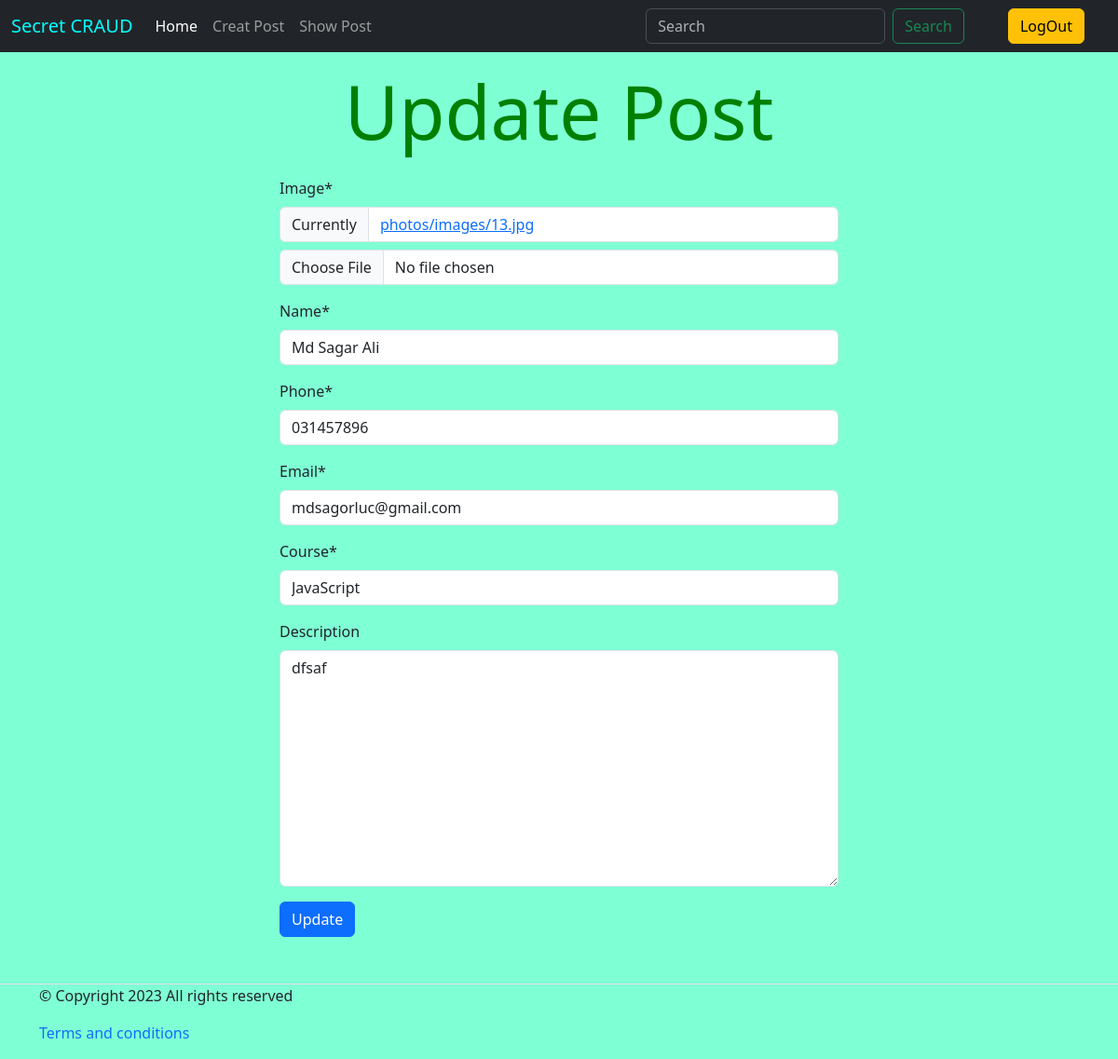
/update/5/ (signed in), run on the app's committed database.
### crud_app/models.py (models this page shows, shortened)
class CrudModel(models.Model):
    id = models.AutoField(primary_key=True, unique= True)
    name = models.CharField(max_length= 50)
    phone = models.CharField(max_length= 14)
    email = models.EmailField(max_length= 50)
    course = models.CharField(max_length= 50)
    image = models.ImageField(upload_to= 'photos/images', null=True, default='photos/images/photo.jpg')
    description = models.TextField(max_length= 500, blank= True)
    created_date = models.DateTimeField(auto_now_add= True)
    modify_date = models.DateTimeField(auto_now= True)
    class Meta:
        verbose_name = 'Crud'
        verbose_name_plural = "CRUD'S"

### crud_app/views.py (the view)
# urls.py: path('update/<int:id>/', update_crud, name='update_crud'),
@login_required
def update_crud(request, id):
    get_id = CrudModel.objects.get(pk = id)
    get_ins = Update(instance= get_id)
    if request.method == 'POST':
        form = Update(request.POST, request.FILES, instance= get_id)
        if form.is_valid():
            form.save()
            messages.success(request, 'Your data is updated')
            return redirect('show_crud')
    return render(request, 'update_crud.html', {'forms': get_ins})

### crud_app/forms.py
class Update(forms.ModelForm):
    class Meta:
        model = CrudModel
        fields = ['image', 'name', 'phone', 'email', 'course', 'description']

### crud_app/templates/update_crud.html (shortened to what this page needs)
{% extends 'base.html' %}
{% load static %}
{% block join_css %}
<link rel="stylesheet" href="{% static 'css/update_post.css' %}">
{% endblock join_css %}
{% block body %}
    <h1 style="text-align: center; padding: 15px; color: green; font-size: 80px">Update Post</h1>
    {% load crispy_forms_tags %}
    <div style="width: 50%; margin: auto;">
        <form method= 'POST' style="margin-bottom: 50px;" enctype="multipart/form-data">
            {{forms|crispy}}
            <input class="btn btn-primary" type="submit" value="Update">
        </form>
    </div>
{% endblock body %}

### crud_app/static/css/update_post.css (style rules this page uses)
body { background: aquamarine; }

### data on the page
CrudModel: name "Md Sagar Ali", phone "031457896", email "mdsagorluc@gmail.com", course "JavaScript", description "dfsaf"
